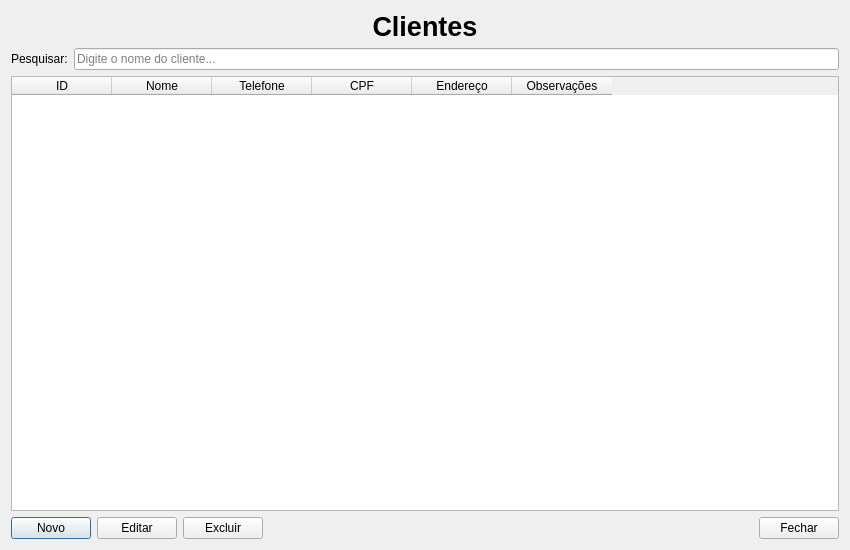
<?xml version="1.0" encoding="UTF-8"?>
<ui version="4.0">
 <class>ClientesDialog</class>

 <widget class="QDialog" name="ClientesDialog">

  <property name="geometry">
   <rect>
    <x>0</x>
    <y>0</y>
    <width>850</width>
    <height>550</height>
   </rect>
  </property>

  <property name="windowTitle">
   <string>Pesquisa de Clientes</string>
  </property>

  <layout class="QVBoxLayout" name="verticalLayout">

   <!-- Título -->
   <item>
    <widget class="QLabel" name="lblClientes">
     <property name="font">
      <font>
       <pointsize>20</pointsize>
       <bold>true</bold>
      </font>
     </property>
     <property name="alignment">
      <set>Qt::AlignCenter</set>
     </property>
     <property name="text">
      <string>Clientes</string>
     </property>
    </widget>
   </item>

   <!-- Pesquisa -->
   <item>

    <layout class="QHBoxLayout" name="layoutPesquisa">

     <item>
      <widget class="QLabel" name="lblPesquisar">
       <property name="text">
        <string>Pesquisar:</string>
       </property>
      </widget>
     </item>

     <item>
      <widget class="QLineEdit" name="txtPesquisar">
       <property name="placeholderText">
        <string>Digite o nome do cliente...</string>
       </property>
      </widget>
     </item>

    </layout>

   </item>

   <!-- Tabela -->
   <item>

    <widget class="QTableWidget" name="tblClientes">

     <property name="alternatingRowColors">
      <bool>true</bool>
     </property>

     <property name="selectionBehavior">
      <enum>QAbstractItemView::SelectRows</enum>
     </property>

     <property name="selectionMode">
      <enum>QAbstractItemView::SingleSelection</enum>
     </property>

     <property name="editTriggers">
      <set>QAbstractItemView::NoEditTriggers</set>
     </property>

    <column>
     <property name="text">
      <string>ID</string>
     </property>
    </column>

    <column>
     <property name="text">
      <string>Nome</string>
     </property>
    </column>

    <column>
     <property name="text">
      <string>Telefone</string>
     </property>
    </column>

    <column>
     <property name="text">
      <string>CPF</string>
     </property>
    </column>

    <column>
     <property name="text">
      <string>Endereço</string>
     </property>
    </column>
    <column>
    <property name="text">
     <string>Observações</string>
    </property>
    </column>
    </widget>

   </item>

   <!-- Botões -->
   <item>

    <layout class="QHBoxLayout" name="layoutBotoes">

     <item>
      <widget class="QPushButton" name="btnNovo">
       <property name="text">
        <string>Novo</string>
       </property>
      </widget>
     </item>

     <item>
      <widget class="QPushButton" name="btnEditar">
       <property name="text">
        <string>Editar</string>
       </property>
      </widget>
     </item>

     <item>
      <widget class="QPushButton" name="btnExcluir">
       <property name="text">
        <string>Excluir</string>
       </property>
      </widget>
     </item>

     <item>
      <spacer name="horizontalSpacer">
       <property name="orientation">
        <enum>Qt::Horizontal</enum>
       </property>

       <property name="sizeHint" stdset="0">
        <size>
         <width>40</width>
         <height>20</height>
        </size>
       </property>

      </spacer>
     </item>

     <item>
      <widget class="QPushButton" name="btnFechar">
       <property name="text">
        <string>Fechar</string>
       </property>
      </widget>
     </item>

    </layout>

   </item>

  </layout>

 </widget>

 <resources/>
 <connections/>
</ui>
